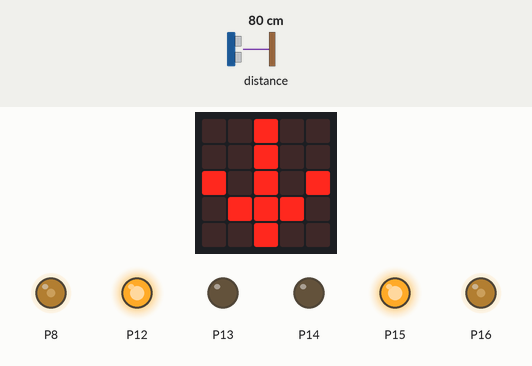
This program was run on a simulated BBC micro:bit (MakeCode). Shown: the board's 5×5 LED display, output pins drawn as LEDs (lit = HIGH). Dashed ring = blinking. The test bench sets the inputs (shaded band); at power-on: distance to the obstacle 80 cm.

Above: at 1.2 s.
1.3 s: distance to the obstacle set to 23 cm
4.7 s: distance to the obstacle set to 19 cm
At 5.7 s:
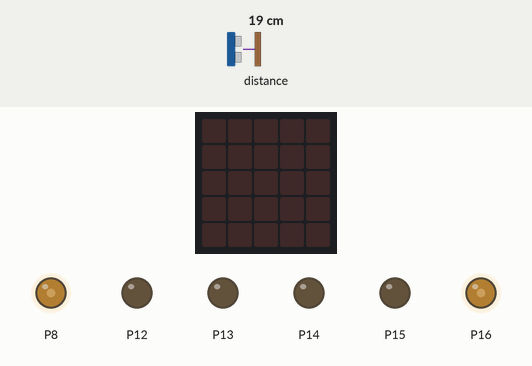
8.1 s: distance to the obstacle set to 35 cm
At 9.1 s:
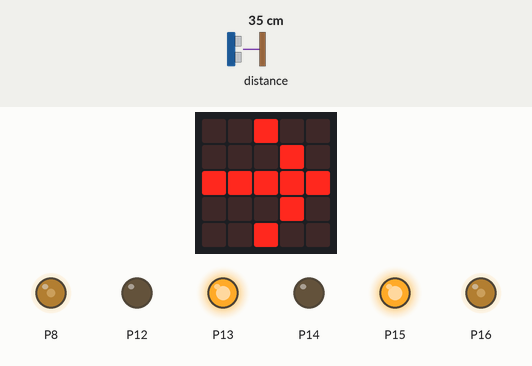
10.3 s: distance to the obstacle set to 2 cm
At 12.04 s:
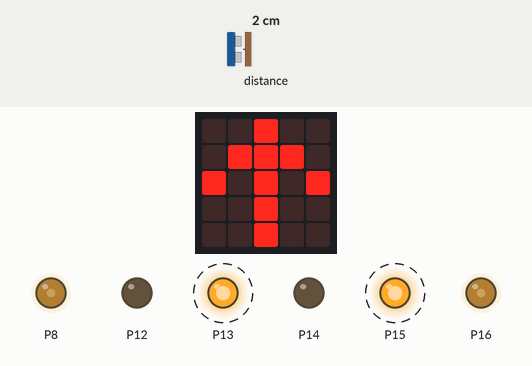
14.8 s: distance to the obstacle set to 60 cm
At 18.2 s:
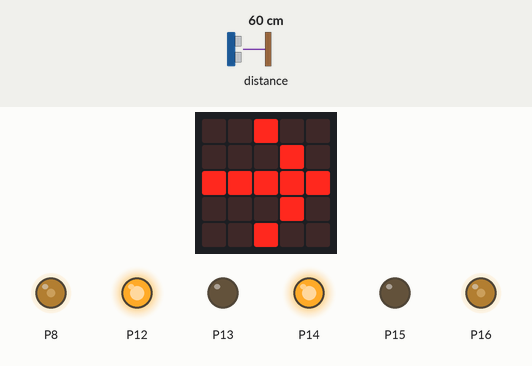
Timing chart, 0 to 19.5 s (numbered marks = the images above; inputs shaded):
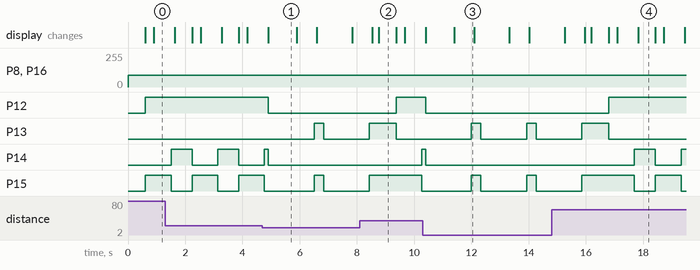

The program:

main.ts
```typescript
let distancia = 0
function GiraDerecha () {
    basic.showArrow(ArrowNames.East)
    pins.digitalWritePin(DigitalPin.P12, 1)
    pins.digitalWritePin(DigitalPin.P13, 0)
    pins.digitalWritePin(DigitalPin.P14, 0)
    pins.digitalWritePin(DigitalPin.P15, 1)
    basic.clearScreen()
}
function Retroceso () {
    basic.showArrow(ArrowNames.North)
    pins.digitalWritePin(DigitalPin.P12, 0)
    pins.digitalWritePin(DigitalPin.P13, 1)
    pins.digitalWritePin(DigitalPin.P14, 0)
    pins.digitalWritePin(DigitalPin.P15, 1)
    basic.pause(100)
    basic.clearScreen()
}
function Avanza () {
    basic.showArrow(ArrowNames.South)
    pins.digitalWritePin(DigitalPin.P12, 1)
    pins.digitalWritePin(DigitalPin.P13, 0)
    pins.digitalWritePin(DigitalPin.P14, 1)
    pins.digitalWritePin(DigitalPin.P15, 0)
    basic.pause(100)
    basic.clearScreen()
}
function Parar () {
    pins.digitalWritePin(DigitalPin.P12, 0)
    pins.digitalWritePin(DigitalPin.P13, 0)
    pins.digitalWritePin(DigitalPin.P14, 0)
    pins.digitalWritePin(DigitalPin.P15, 0)
}
basic.forever(function () {
    distancia = sonar.ping(
    DigitalPin.P0,
    DigitalPin.P1,
    PingUnit.Centimeters
    )
    if (distancia <= 20) {
        Parar()
        basic.pause(1000)
        Retroceso()
        basic.pause(200)
    } else {
        pins.analogWritePin(AnalogPin.P8, 350)
        pins.analogWritePin(AnalogPin.P16, 350)
        GiraDerecha()
        basic.pause(300)
        pins.analogWritePin(AnalogPin.P8, 350)
        pins.analogWritePin(AnalogPin.P16, 350)
        Avanza()
    }
    basic.pause(10)
})
```

test.ts
```typescript
// aquí va el archivo "tests"; esto no se compilará cuando este paquete se utilice como una extensión.
```

Measured:
- the behaviour switches between 21 and 20 cm on distance to the obstacle (found by bisection; images 0 and 1)
- after the input at 4.7 s, P12: HIGH → LOW after 0.20 s; P13: LOW → HIGH after 1.8 s, → LOW 0.33 s later
- after the input at 8.1 s, P12: LOW → HIGH after 1.3 s; P14: LOW → HIGH after 2.2 s; the display: first differs from a run without the input after 0.67 s (image 2)
- after the input at 10.3 s, P12: HIGH → LOW after 0.10 s; P13: alternates HIGH for 0.33 s and LOW for 1.6 s, starting after 1.7 s
- after the input at 14.8 s, P12: LOW → HIGH after 2.0 s; P14: LOW → HIGH after 2.9 s, → LOW 0.73 s later, → HIGH 0.90 s later; the display: first differs from a run without the input after 1.4 s (image 4)
- what the display in image 1 shows lasts 1.0 s, from 4.9 s to 5.9 s
- what the display in image 2 shows lasts 0.6 s, from 8.8 s to 9.4 s
